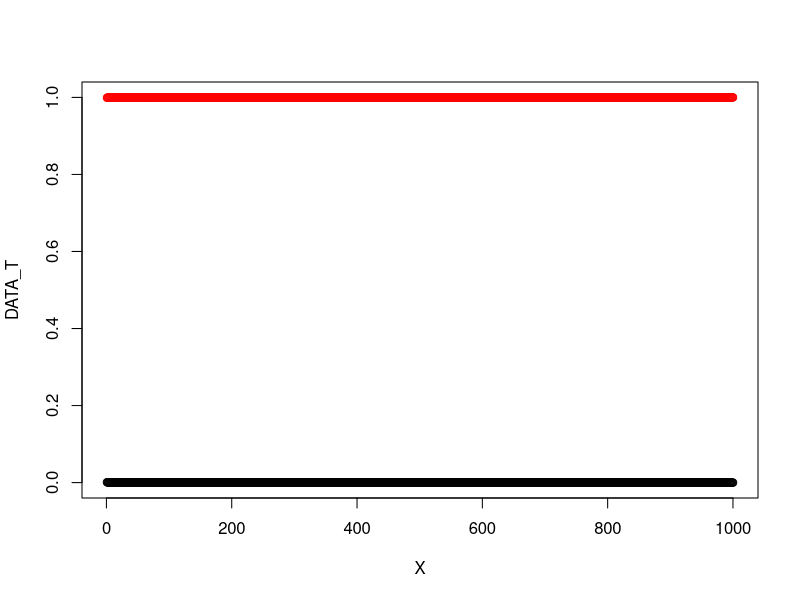
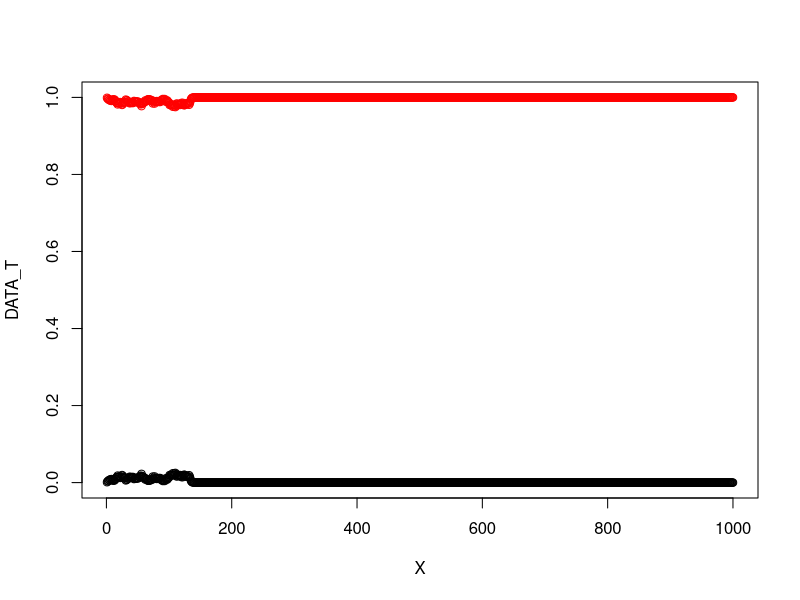
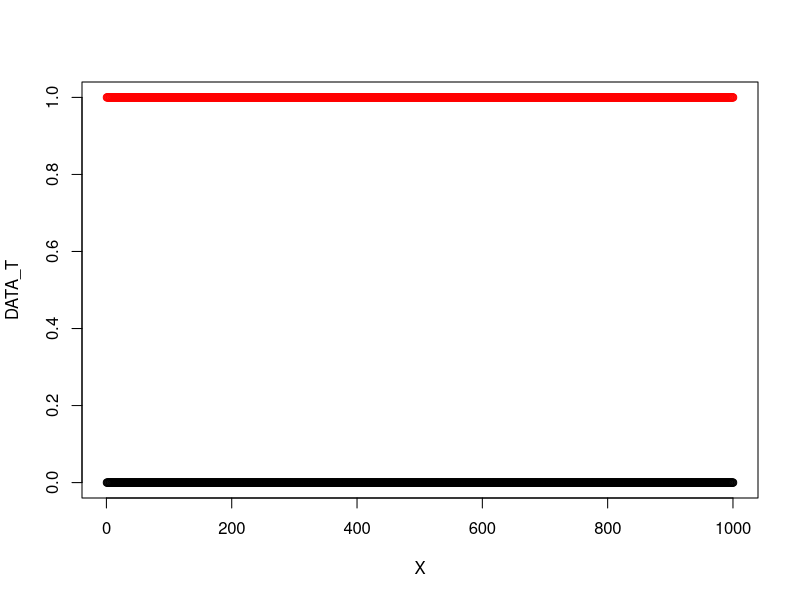
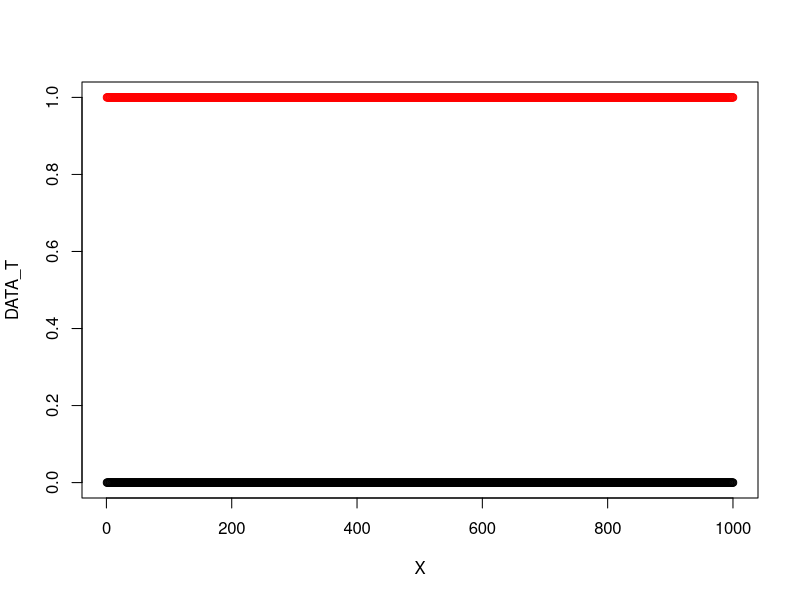
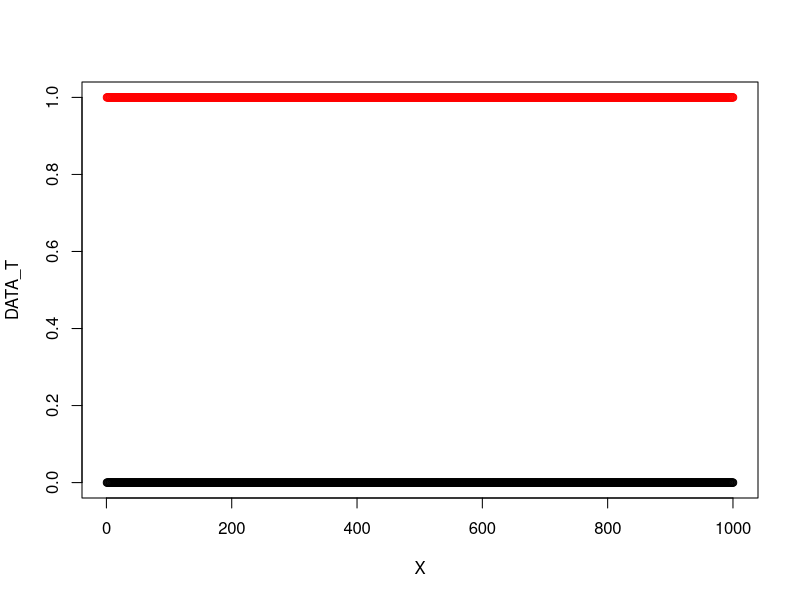
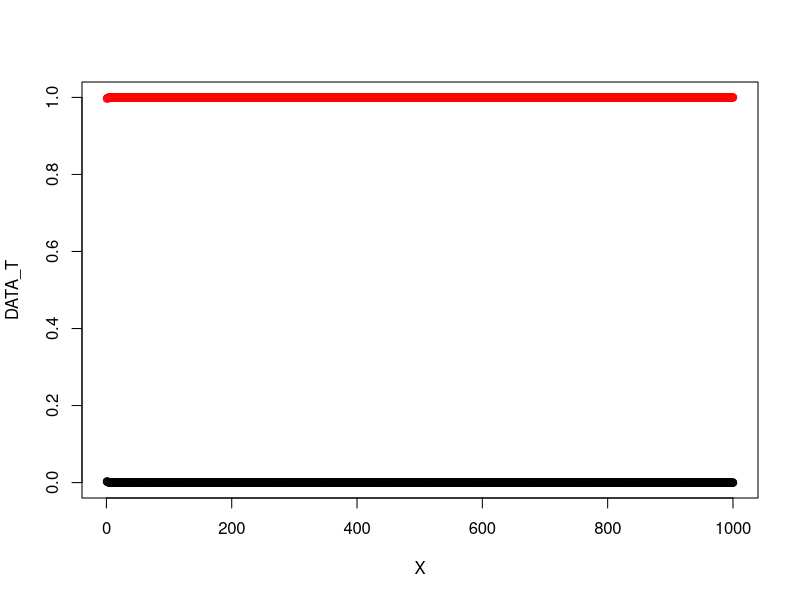
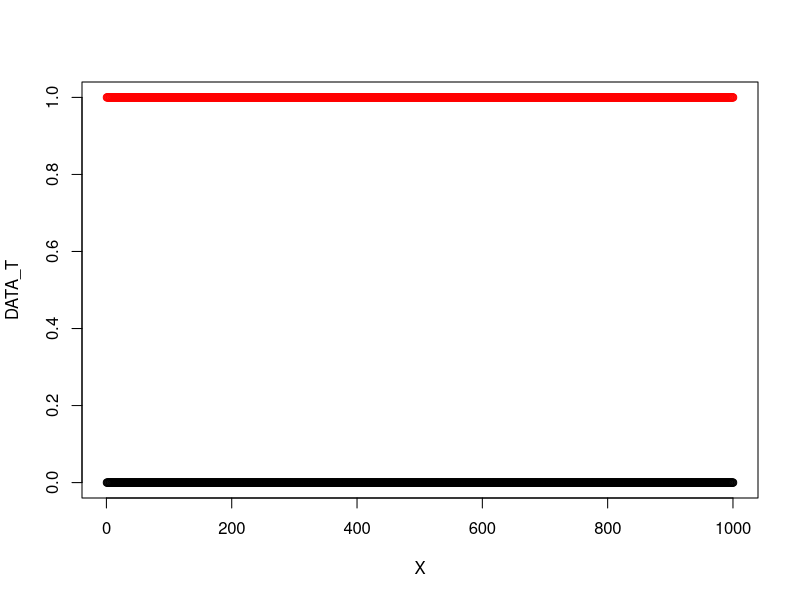
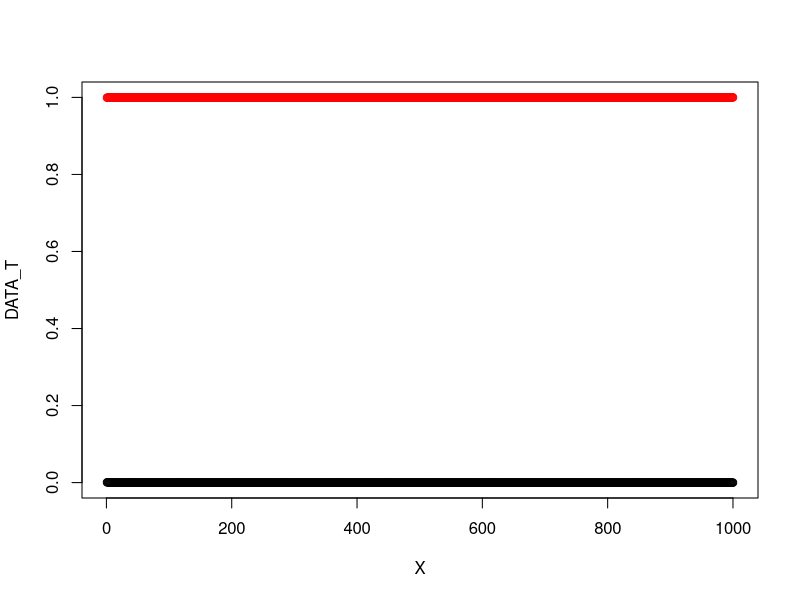

Write the R code that produced these figures, in order.
#Sets up a timer
TIME<-proc.time()

#So here we want to build a model of differential reproductive success for male strategies.
#We'll use the bones of the simple drift model to figure out how these should fit together.

#Set number of generations
GENERATIONS=1000
ITERATIONS=100

#Set up data collection vectors over the iterations
DATA_EXTINCTION<-NULL
DATA_FIXED<-NULL

for (j in 1:ITERATIONS){
  
  #Set initial parameter values for the allele and sex frequencies: 
  POPULATION = 1000
  ALLELETERR = 0.999
  ALLELESNEAK = 1-ALLELETERR
  SEXRATIOF = 0.5
  SEXRATIOM = 1-SEXRATIOF
  MALE_TERR_SUCCESS = 0.5
  MALE_SNEAK_SUCCESS = 0.5
  
  #Ecological survival parameters based on K1 and K2 (carrying capacity for terr. males and females+sneakers)
  K1_mean = 500
  K1_STD = 10
  K2_mean = 625
  K2_STD = 15
  
  #Get number of individuals for each sex and genotype
  #Set initial values to 0 outside loop
  NUMBERS_FEMALE<-rmultinom(1,POPULATION*SEXRATIOF,c(ALLELETERR^2,ALLELETERR*2*ALLELESNEAK,ALLELESNEAK^2))
  NUMBERS_MALE<-rmultinom(1,POPULATION*SEXRATIOM,c(ALLELETERR^2,ALLELETERR*ALLELESNEAK*2,ALLELESNEAK^2))
  DATA_MALE<-NULL
  DATA_FEMALE<-NULL
  DATA_S<-NULL
  DATA_T<-NULL
  DATA_POPULATION<-NULL
  DATA_K1<-NULL
  DATA_K2<-NULL
  
  
  for (i in 1:GENERATIONS){
    
    #New generation
    #Probabilities for different genotypes of offpring
    
    #Here's the first place where our code changes. Now we want to first find out what proportion of male
    #even survive to breed in the first place, plus payouts for males that do survive. 
    #So how do we want to model this? 
    
    #Creating these things for the sake of convenience
    TOTAL_FEMALE<-sum(NUMBERS_FEMALE)
    TOTAL_TERR<-sum(NUMBERS_MALE[1:2])
    TOTAL_SNEAK<-NUMBERS_MALE[3]
    #Do survival. FEMSNEAK is ALL the females and sneakers--lumped together--not sneaker females
    K1<-max(0,rnorm(1,K1_mean,K1_STD))
    K2<-max(0,rnorm(1,K2_mean,K2_STD))
    
    if(K1<TOTAL_TERR&TOTAL_TERR>0){
      NUMBERS_MALE[1:2]<-rmultinom(1,K1,c(NUMBERS_MALE[1]/TOTAL_TERR,NUMBERS_MALE[2]/TOTAL_TERR))
    } 
    if(K2<TOTAL_SNEAK+TOTAL_FEMALE){
      NUMBERS_FEMSNEAK<-rmultinom(1,min(K2,TOTAL_SNEAK+TOTAL_FEMALE),c((TOTAL_SNEAK/(TOTAL_FEMALE+TOTAL_SNEAK)),(NUMBERS_FEMALE[1]/(TOTAL_FEMALE+TOTAL_SNEAK)),(NUMBERS_FEMALE[2]/(TOTAL_FEMALE+TOTAL_SNEAK)),(NUMBERS_FEMALE[3]/(TOTAL_FEMALE+TOTAL_SNEAK))))
      NUMBERS_MALE[3]<-NUMBERS_FEMSNEAK[1]
      NUMBERS_FEMALE<-NUMBERS_FEMSNEAK[2:4]
    } 
    
    
    #Now we look at females. Each female has a different likelihood of meeting with males of different strategies.
    #So here, we're working in the mating success with females that males of each strategy has.
    #First, get number of mating males of all three types
    NUMBER_MALE_SS_MATING<-ceiling(NUMBERS_MALE[3]*MALE_SNEAK_SUCCESS)
    NUMBER_MALE_TT_MATING<-ceiling(NUMBERS_MALE[1]*MALE_TERR_SUCCESS)
    NUMBER_MALE_ST_MATING<-ceiling(NUMBERS_MALE[2]*MALE_TERR_SUCCESS)
    TOTAL_MALE_MATING<-NUMBER_MALE_SS_MATING+NUMBER_MALE_ST_MATING+NUMBER_MALE_TT_MATING
    #Now get probability of each offsping genotype for each female genotype
    SS_TO_SS<-(NUMBER_MALE_SS_MATING/TOTAL_MALE_MATING)+(0.5*NUMBER_MALE_ST_MATING/TOTAL_MALE_MATING)
    SS_TO_ST<-(NUMBER_MALE_TT_MATING/TOTAL_MALE_MATING)+(0.5*NUMBER_MALE_ST_MATING/TOTAL_MALE_MATING)
    TT_TO_TT<-(NUMBER_MALE_TT_MATING/TOTAL_MALE_MATING)+(0.5*NUMBER_MALE_ST_MATING/TOTAL_MALE_MATING)
    TT_TO_ST<-(NUMBER_MALE_SS_MATING/TOTAL_MALE_MATING)+(0.5*NUMBER_MALE_ST_MATING/TOTAL_MALE_MATING)
    ST_TO_TT<-(0.5*NUMBER_MALE_TT_MATING/TOTAL_MALE_MATING)+(0.25*NUMBER_MALE_ST_MATING/TOTAL_MALE_MATING)
    ST_TO_SS<-(0.5*NUMBER_MALE_SS_MATING/TOTAL_MALE_MATING)+(0.25*NUMBER_MALE_ST_MATING/TOTAL_MALE_MATING)
    ST_TO_ST<-(1-ST_TO_TT-ST_TO_SS)
    
    #Now calculating offspring numbers from females of each genotype...
    OFFSPRING_OF_SS<-rmultinom(1,NUMBERS_FEMALE[3]*2,c(SS_TO_SS,SS_TO_ST))
    OFFSPRING_OF_TT<-rmultinom(1,NUMBERS_FEMALE[1]*2,c(TT_TO_ST,TT_TO_TT))
    OFFSPRING_OF_ST<-rmultinom(1,NUMBERS_FEMALE[2]*2,c(ST_TO_TT,ST_TO_ST,ST_TO_SS))
    
    #For next generation, let's find out how many offspring of each genotype...
    POPULATION<-sum(OFFSPRING_OF_TT,OFFSPRING_OF_ST,OFFSPRING_OF_SS)
    TOTAL_SS<-sum(OFFSPRING_OF_SS[1],OFFSPRING_OF_ST[3])
    TOTAL_ST<-sum(OFFSPRING_OF_SS[2],OFFSPRING_OF_ST[2],OFFSPRING_OF_TT[1])
    TOTAL_TT<-sum(OFFSPRING_OF_ST[1],OFFSPRING_OF_TT[2])
    FREQ_T<-(2*TOTAL_TT + TOTAL_ST) / (POPULATION*2)
    FREQ_S<-(2*TOTAL_SS + TOTAL_ST) / (POPULATION*2)
    
    #Calculating our numbers of males and females for the next gen...
    SEXRATIOF=rbeta(1,150,150)
    SEXRATIOM = 1-SEXRATIOF
    NUMBERS_FEMALE<-c(ceiling(SEXRATIOF*TOTAL_TT),ceiling(SEXRATIOF*TOTAL_ST),ceiling(SEXRATIOF*TOTAL_SS))
    NUMBERS_MALE<-c(floor(SEXRATIOM*TOTAL_TT),floor(SEXRATIOM*TOTAL_ST),floor(SEXRATIOM*TOTAL_SS))
    DATA_MALE<-rbind(DATA_MALE,NUMBERS_MALE)
    DATA_FEMALE<-rbind(DATA_FEMALE,NUMBERS_FEMALE)
    DATA_S<-c(DATA_S,FREQ_S)
    DATA_T<-c(DATA_T,FREQ_T)
    DATA_POPULATION<-c(DATA_POPULATION,POPULATION)
    DATA_K1<-c(DATA_K1,K1)
    DATA_K2<-c(DATA_K2,K2)
  }

X<-seq(GENERATIONS)
#par(mfrow=c(3,1))
plot(cbind(X,DATA_T),ylim=c(0,1),col='red')
points(cbind(X,DATA_S))
#plot.ts(DATA_T)
#plot.ts(DATA_MALE[,3])

  #Did the population go extinct?
  if(DATA_POPULATION[GENERATIONS]== 0){
    EXTINCTION = 'YES'
  } else {EXTINCTION='NO'}
  DATA_EXTINCTION<-c(DATA_EXTINCTION,EXTINCTION)
  
  #Did something fix?
  if (DATA_S[GENERATIONS]==0){
    FIXED='T'
  } else if (DATA_S[GENERATIONS]==1) {
    FIXED = 'S'
  } else {FIXED='N'}
  DATA_FIXED<-c(DATA_FIXED,FIXED)
}

sum(DATA_EXTINCTION=='YES')
sum(DATA_FIXED=='N')
#Returns runtime at the end

proc.time()-TIME